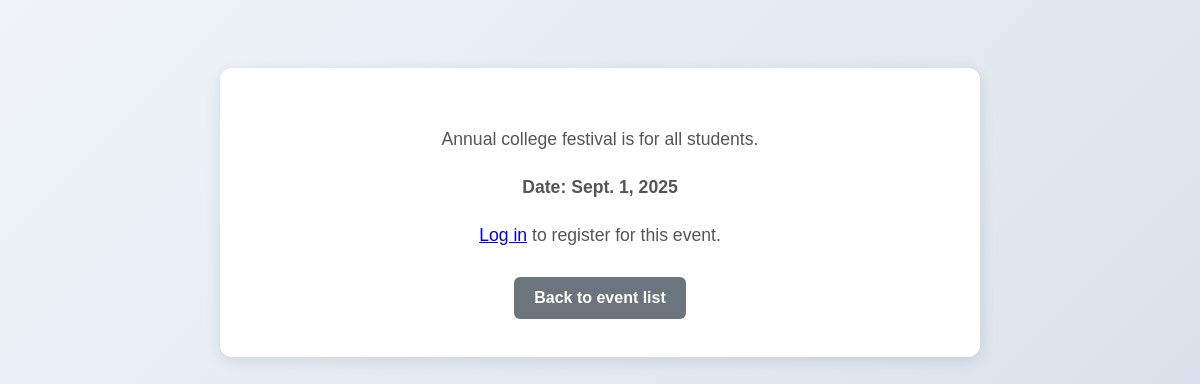
The app's page /events/1/ with its own data.
### events/models.py (models this page shows, shortened)
class Event(models.Model):
    title = models.CharField(max_length=200)   # single definition
    description = models.TextField()
    date = models.DateField()

### events/views.py (the view)
# urls.py: path('<int:event_id>/', views.event_detail, name='event_detail'),
def event_detail(request, event_id):
    event = get_object_or_404(Event, id=event_id)
    return render(request, 'events/event_detail.html', {'event': event})

### events/templates/events/event_detail.html (shortened to what this page needs)
<!DOCTYPE html>
<html lang="en">
<head>
</head>
<body>
    <div class="event-detail-container">
        <p>{{ event.description }}</p>
        <p class="event-detail-date">Date: {{ event.date }}</p>
        {% if user.is_authenticated %}
            <form method="post" action="{% url 'register_event' event.id %}">
                {% csrf_token %}
                <button type="submit" class="register-button">Register</button>
            </form>
        {% else %}
            <p><a href="{% url 'login' %}">Log in</a> to register for this event.</p>
        {% endif %}
        <div class="event-actions">
            <a href="{% url 'event_list' %}" class="back-link">Back to event list</a>
        </div>
    </div>
</body>
</html>

### events/templates/events/event_detail.html (style rules this page uses)
body { font-family: Arial, sans-serif; background: linear-gradient(135deg, #f0f4f8, #d9e2ec); padding: 20px; }
.event-detail-container { background: white; max-width: 700px; margin: 40px auto; padding: 30px; border-radius: 12px; box-shadow: 0 4px 15px rgba(0,0,0,0.1); text-align: center; }
.event-detail-container p { font-size: 1.1em; color: #555; line-height: 1.6; margin-bottom: 20px; }
.event-detail-date { font-weight: bold; color: #007bff; font-size: 1.1em; margin-bottom: 25px; }
.event-actions button, .event-actions a { display: inline-block; padding: 12px 20px; margin: 8px; border-radius: 6px; border: none; text-decoration: none; font-weight: bold; font-size: 1em; cursor: pointer; transition: all 0.3s ease; }
.back-link { background: #6c757d; color: white; }

### records on screen
Event: description "Annual college festival is for all students.", date "Sept. 1, 2025"
